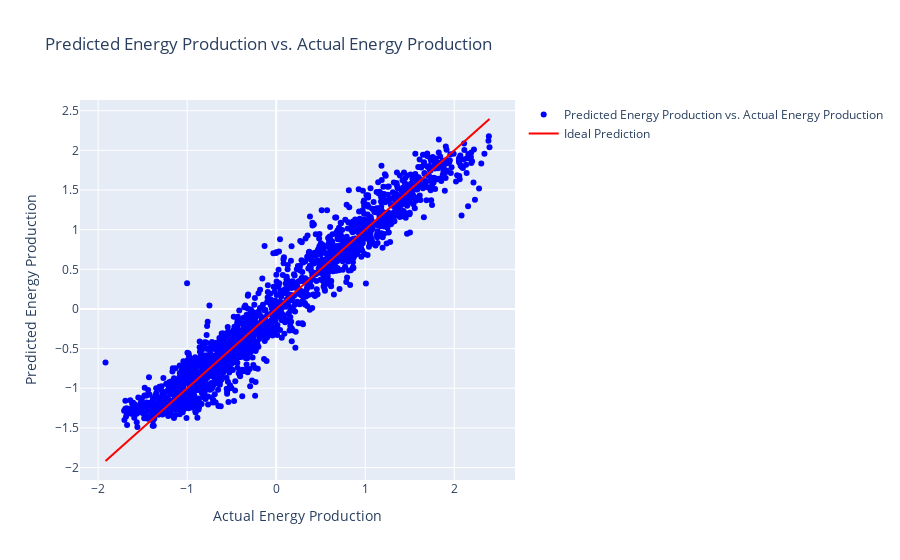

Notebook cell for this chart:
### Code cell
import plotly.graph_objects as go

y_pred = svm_model.predict(X_test)


fig = go.Figure()
fig.add_trace(go.Scatter(x=y_test, y=y_pred, mode='markers',
                         marker=dict(color='blue'),
                         name='Predicted Energy Production vs. Actual Energy Production'))
fig.add_trace(go.Scatter(x=[min(y_test), max(y_test)], y=[min(y_test), max(y_test)],
                         mode='lines',
                         marker=dict(color='red'),
                         name='Ideal Prediction'))
fig.update_layout(
    title='Predicted Energy Production vs. Actual Energy Production',
    xaxis_title='Actual Energy Production',
    yaxis_title='Predicted Energy Production'
)
fig.show()

### Figure 1 — Plotly figure (JSON) as saved in the notebook; plotly's stock layout.template omitted (floating-point values rounded to 4 significant figures; data arrays with more than 128 entries replaced by an {"elided": "..."} marker saying what was removed)
{"data": [{"marker": {"color": "blue"}, "mode": "markers", "name": "Predicted Energy Production vs. Actual Energy Production", "type": "scatter", "x": {"elided": "1884 float values"}, "y": {"elided": "1884 float values"}}, {"marker": {"color": "red"}, "mode": "lines", "name": "Ideal Prediction", "type": "scatter", "x": [-1.918, 2.396], "y": [-1.918, 2.396]}], "layout": {"title": {"text": "Predicted Energy Production vs. Actual Energy Production"}, "xaxis": {"title": {"text": "Actual Energy Production"}}, "yaxis": {"title": {"text": "Predicted Energy Production"}}}}
